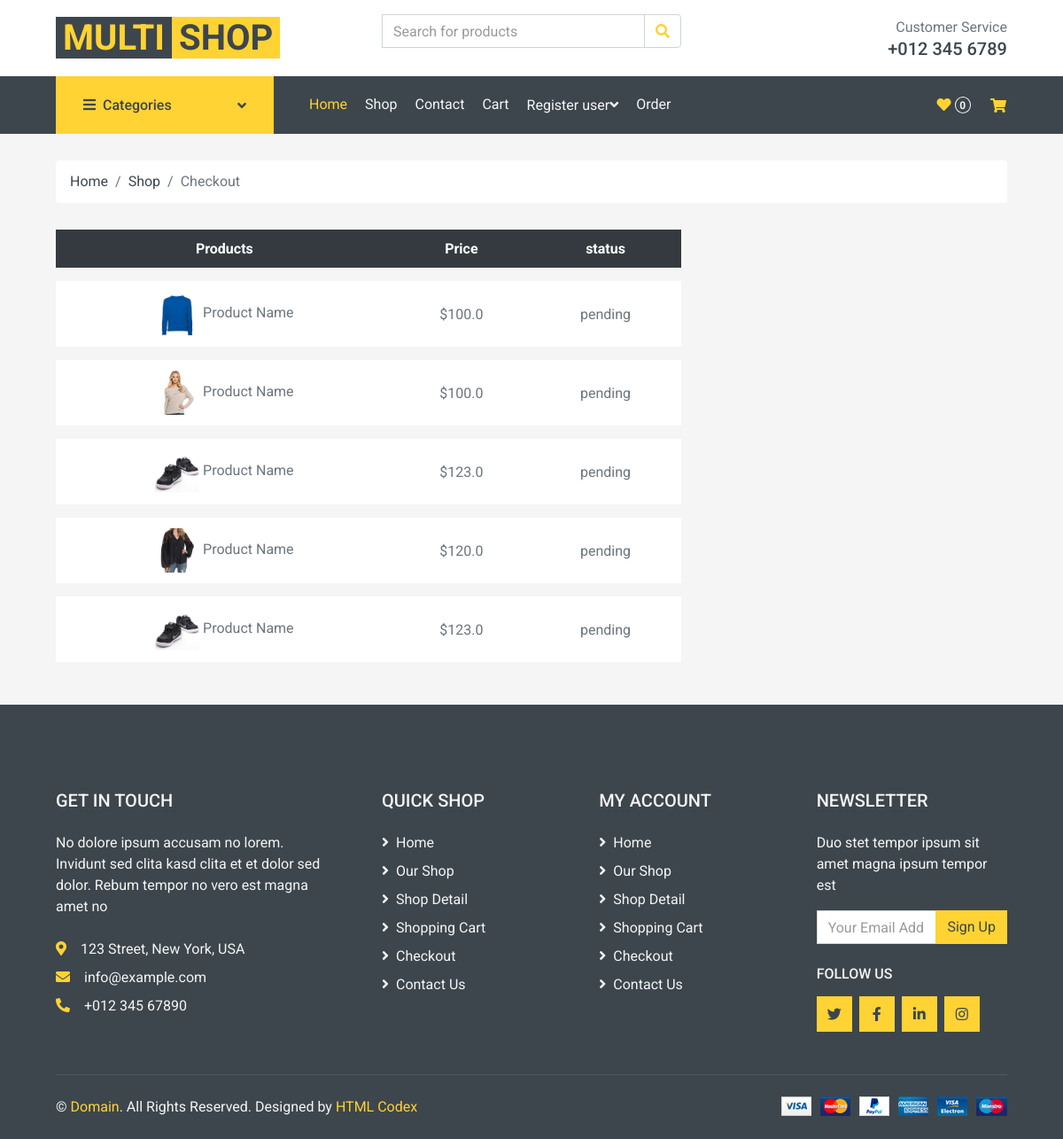
Screenshot of /orders/ (signed in) with the database file from the repository.
### core/models.py (models this page shows)
class palceorder(models.Model):
    customer=models.ForeignKey(Customer,on_delete=models.CASCADE)
    product=models.ForeignKey(Product,on_delete=models.CASCADE)
    order_date=models.DateField(default=timezone.now)
    status = models.CharField(choices=order_status,max_length=20,default='pending')

class Product(models.Model):
    categori=models.ForeignKey(category,on_delete=models.CASCADE)
    name=models.CharField(max_length=250, blank=True, null= True)
    price = models.FloatField(max_length=30)
    discounted_price = models.FloatField(max_length=20)
    productcolor=models.CharField(max_length=30,)
    product_size=models.CharField(max_length=50,choices=size_choice)
    descrption = models.TextField()
    brand = models.CharField(max_length=20,default='Diner')
    product_img = models.ImageField(upload_to='images/')

### core/views.py (the view)
# urls.py: path('orders/',views.order,name='orders'),
def order(request):
   if request.user.is_authenticated:
      userid=request.user.id
      userpr=Customer.objects.get(user_id=userid)
      orders=palceorder.objects.filter(customer_id=userpr)
      context ={
         'orders':orders,
      }
      return render(request,'core/order.html',context)
   else:
       return render(request,'core/order.html')

### core/templates/core/order.html
{% extends 'core/base.html' %}
{% load static %}
{% block main-content %}
    <div class="container-fluid">
        <div class="row px-xl-5">
            <div class="col-12">
                <nav class="breadcrumb bg-light mb-30">
                    <a class="breadcrumb-item text-dark" href="#">Home</a>
                    <a class="breadcrumb-item text-dark" href="#">Shop</a>
                    <span class="breadcrumb-item active">Checkout</span>
                </nav>
            </div>
        </div>
    </div>
    <div class="container-fluid">
        <div class="row px-xl-5">
            <div class="col-lg-8">
                <table class="table table-light table-borderless table-hover text-center mb-0">
                    <thead class="thead-dark">
                        <tr>
                            <th>Products</th>
                            <th>Price</th>
                            <th>status</th>
                        </tr>
                    </thead>
                    <tbody class="align-middle">
                        {% if orders %}
                        {% for car in orders %}
                        <tr id="table-row">
                            <td class="align-middle"><img src="{{car.product.product_img.url}}" alt="" style="width: 50px;"> Product Name</td>
                            <td class="align-middle">${{car.product.discounted_price}}</td>
                            <td class="align-middle">
                                {{car.status}}
                            </td>
                        </tr>
                       {% endfor %}
                       {%endif%}
                    </tbody>
                </table>
            </div>
        </div>
    </div>
{% endblock main-content %}

### rows the page displays
palceorder: product.product_img (picture), product.discounted_price "100.0", status "pending"
palceorder: product.product_img (picture), product.discounted_price "100.0", status "pending"
palceorder: product.product_img (picture), product.discounted_price "123.0", status "pending"
palceorder: product.product_img (picture), product.discounted_price "120.0", status "pending"
palceorder: product.product_img (picture), product.discounted_price "123.0", status "pending"
